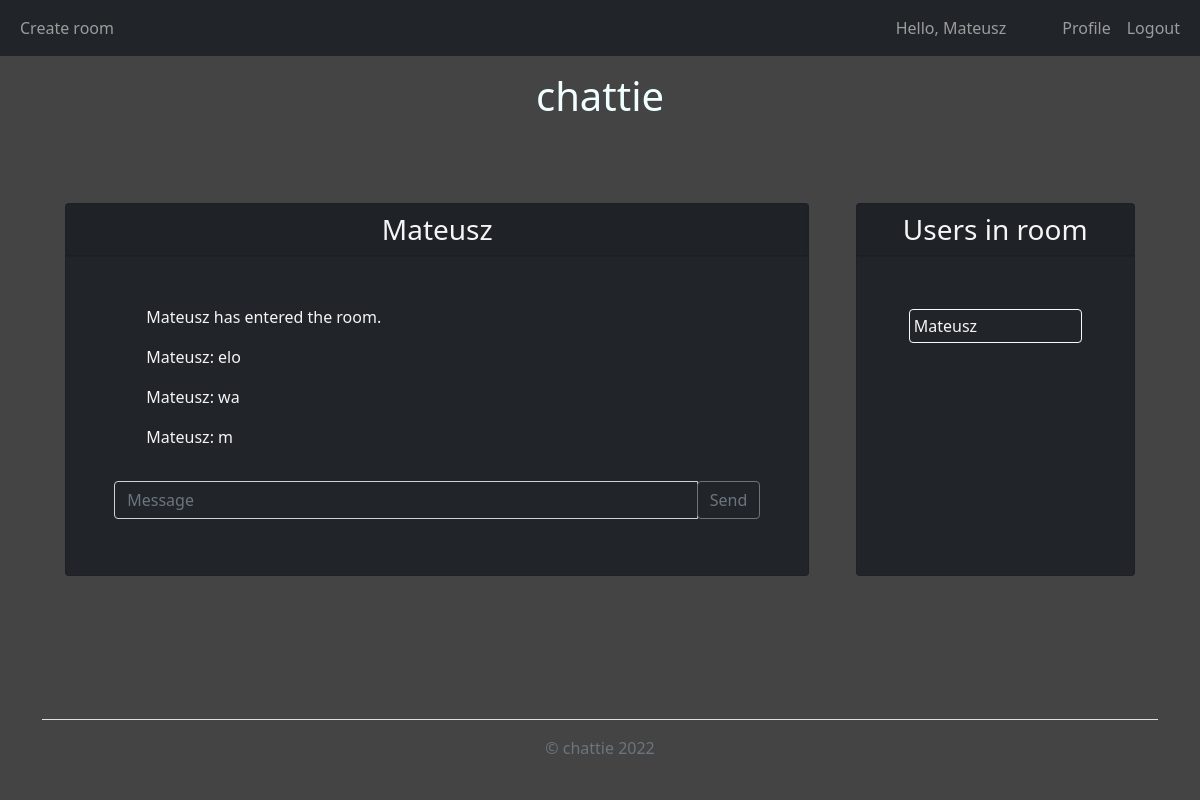
The app's page /chat?room_name=Mateusz (signed in) with its own data.
### chattie/models.py (models this page shows, shortened)
class TimestampMixin():
    created = db.Column(
        db.DateTime,
        nullable=False,
        default=datetime.utcnow)
    updated = db.Column(db.DateTime,
                        onupdate=datetime.utcnow)

class User(db.Model, UserMixin, TimestampMixin):
    __tablename__ = 'user'
    id = db.Column(db.Integer,
                   primary_key=True)
    username = db.Column(db.String(20),
                         unique=True,
                         nullable=False)
    email = db.Column(db.String(120),
                      unique=True,
                      nullable=False)
    image_file = db.Column(db.String(20),
                           nullable=False,
                           default='default.jpg')
    password = db.Column(db.String(60),
                         nullable=False)
    rooms_created = db.relationship('Room',
                                    backref='creator',
                                    lazy=True)
    messages_sent = db.relationship('Message',
                                    backref='author',
                                    lazy=True)

class Room(db.Model, TimestampMixin):
    __tablename__ = 'room'
    id = db.Column(db.Integer,
                   primary_key=True)
    name = db.Column(db.String(20),
                     nullable=False,
                     unique=True)
    creator_id = db.Column(db.Integer,
                           db.ForeignKey('user.id'),
                           nullable=False)
    participants = db.relationship('User',
                                   secondary=user_identifier)
    messages = db.relationship('Message',
                               backref='room_with_messages',
                               lazy=True,
                               cascade="all, delete")

class Message(db.Model, TimestampMixin):
    __tablename__ = 'message'
    id = db.Column(db.Integer,
                   primary_key=True)
    message = db.Column(db.String(1000),
                        nullable=False)
    username = db.Column(db.String,
                         db.ForeignKey('user.username'))
    roomname = db.Column(db.String,
                         db.ForeignKey('room.name'), nullable=False)

### chattie/chats/routes.py (the view)
@chats.route("/chat", methods=['GET', 'POST'])
@login_required
def room():
    room_name = request.args.get('room_name')
    room = Room.query.filter_by(name=room_name).first()
    messages = Message.query.filter_by(roomname=room_name)
    users = room.participants
    return render_template('room.html',
                           title=room.name,
                           room=room,
                           messages=messages,
                           users=users)

### chattie/models.py (called while the page is built)
@login_manager.user_loader
def load_user(user_id):
    return User.query.get(int(user_id))

### chattie/templates/room.html (shortened to what this page needs)
{% extends "main.html" %}
{% block content %}
<div class="container d-flex justify-content-around my-auto">
    <div class="card col-md-8 bg-dark">
        <div class="card text-center bg-dark">
            <h3 class=" fw-normal card-text card-header ">{{room.name}}</h3>
        </div>
        <div class="p-5">
            <ul id="messages" class="mh-50 overflow-auto">
                {% for message in messages %}
                    <p>
                        {% if message.username %}
                            {{ message.username }}:
                        {% endif %}
                        {{ message.message }}
                    </p>
                {% endfor %}
            </ul>
            <form onsubmit="return false">
                <div class="my-2 input-group">
                    <input type="text" class="form-control bg-dark text-white" placeholder="Message" id="myMessage">
                    <div class="input-group-append">
                        <button id="sendbutton" class="btn btn-outline-secondary">Send</button>
                    </div>
                </div>
            </form>
        </div>
    </div>
    <div class="card col-md-3 bg-dark">
        <div class="card text-center bg-dark">
            <h3 class=" fw-normal card-text card-header">Users in room</h3>
        </div>
        <div class="p-5" id="room_users">
            {% for user in users %}
                <div class="card bg-dark border-light p-1 m-1">
                    {{ user.username }}
                </div>
            {% endfor %}
        </div>
    </div>
</div>
{% endblock %}

### chattie/templates/layout/navbar.html (shortened to what this page needs)
{% if current_user.is_authenticated %}
  <nav class="navbar navbar-expand-lg navbar-dark  bg-dark">
    <div class="container-fluid">
      <div class="collapse navbar-collapse" id="navbarSupportedContent">
      <ul class="navbar-nav me-auto mb-2 mb-lg-0">
        <li class='nav-item'>
          <a class='nav-link' href="{{ url_for('chats.create_room') }}">Create room</a>
        </li>
      </ul>
        <ul class="navbar-nav ms-auto mb-2 mb-lg-0">
          <li>
            <p class="navbar-text me-5 my-auto">Hello, {{current_user.username}}</p>
          </li>
          <li class="nav-item">
            <a class="nav-link" href="#">Profile</a>
          </li>
          <li>
            <a class="nav-link" href="{{ url_for('users.logout') }}">Logout</a>
          </li>
        </ul>
      </div>
    </div>
  </nav>
{% endif %}

### chattie/static/css/main.css (style rules this page uses)
body { background-color: #444; color: whitesmoke; }
a { color: azure; text-decoration: none; }
.mh-50 { max-height: 50vh; }

### records on screen
User: username "Mateusz"
Room: name "Mateusz"
Message: message "Mateusz has entered the room."
Message: username "Mateusz", message "elo"
Message: username "Mateusz", message "wa"
Message: username "Mateusz", message "m"
